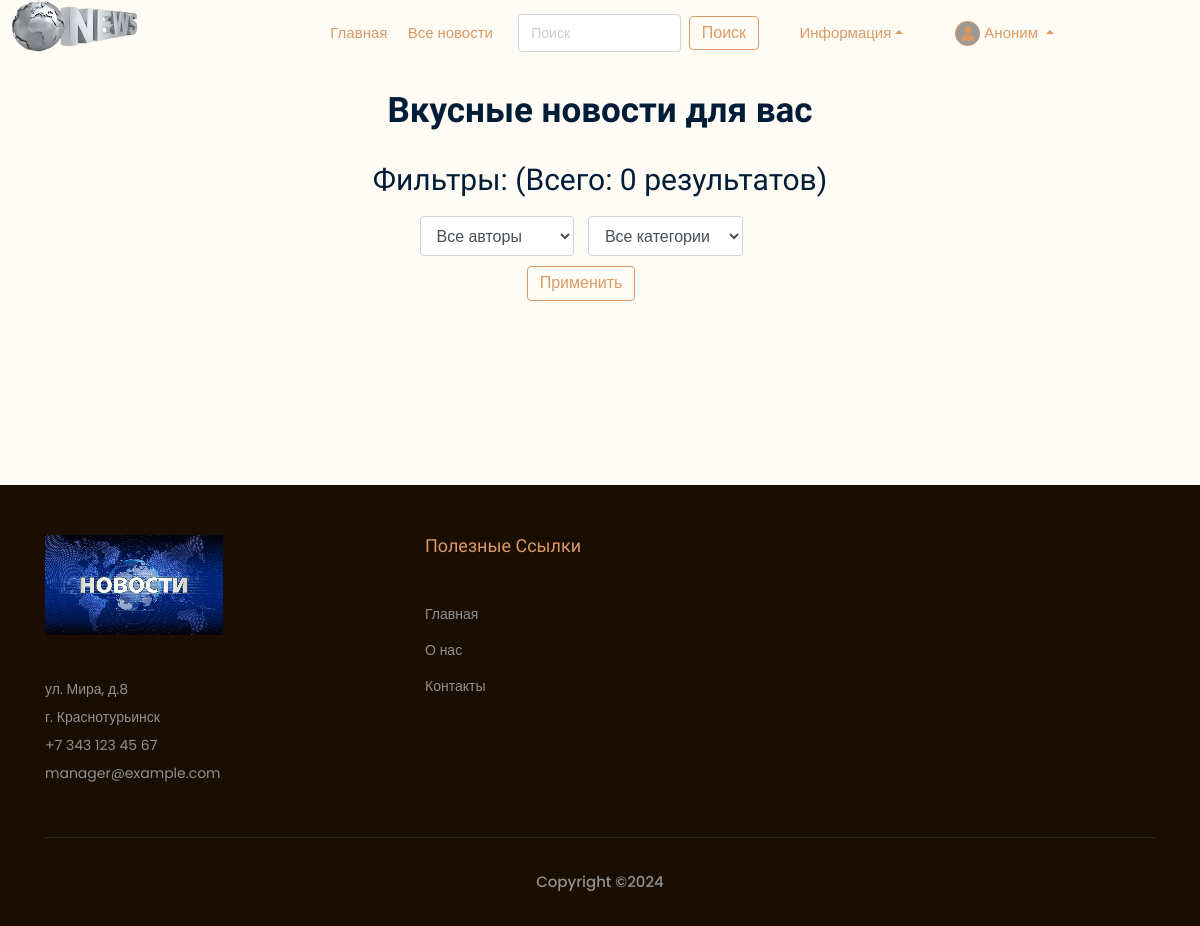
Before: /news/?page=2 with the older database file.
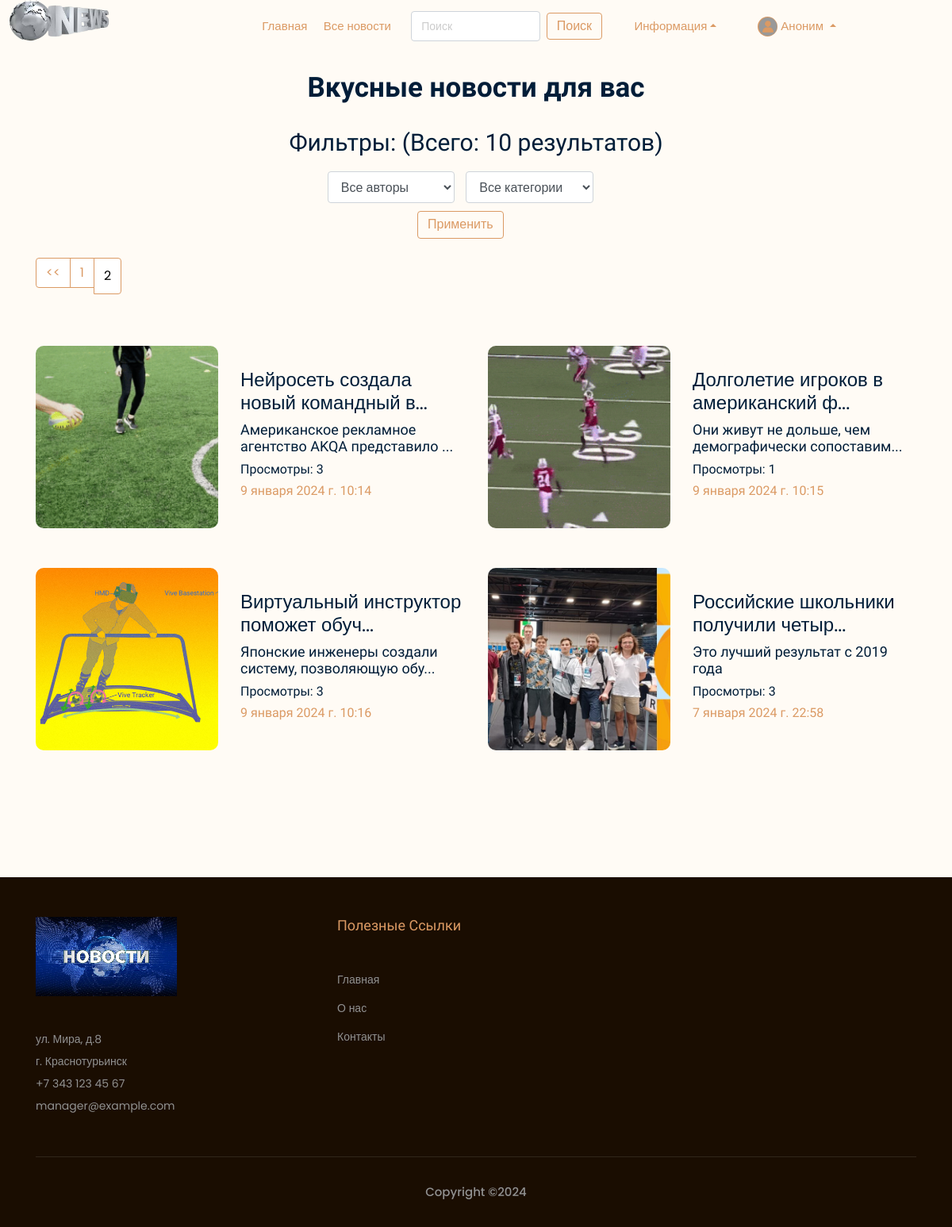
After: the same page with the newer database file.
### news/models.py (models this page shows, shortened)
class Article(models.Model):
    categories = [('IT', 'IT'),
                  ('SPORT', 'Sport'),
                  ('AI', 'AI')]
    author = models.ForeignKey(User, on_delete=models.SET_NULL, null=True, verbose_name='Автор')    # Если пользователь удалится, то данное поле будет NULL
    title = models.CharField('Название', max_length=100, validators=[MinLengthValidator(10), MaxLengthValidator(100)])
    anouncement = models.TextField('Аннотация', max_length=250, validators=[MinLengthValidator(10), MaxLengthValidator(250)])
    text = models.TextField('Текст новости', validators=[MinLengthValidator(30), MaxLengthValidator(10000)])
    date = models.DateTimeField('Дата публикации', auto_created=True)
    date_edit = models.DateTimeField('Дата редактирования', auto_now=True)
    category = models.CharField(choices=categories, max_length=20, verbose_name='Категории')
    tags = models.ManyToManyField(to=Tag, blank=True, verbose_name='Тэги')    # blank - разрешаем полю быть пустым
    slug = models.SlugField()
    objects = models.Manager()
    published = PublishedToday()
    status = models.BooleanField(default=False, verbose_name='Опубликовано')    # Автор добавляет новость и по-умолчанию она не публикуется. Модетатор должен подтвердить публикацию - True
    def get_absolute_url(self):
        return f'/news/show/{self.id}'
    def get_views(self):
        return self.views.count()
    class Meta:
        ordering = ['date', 'title']    # Порядок сортировки
        verbose_name = 'Новость'
        verbose_name_plural = 'Новости'

class Image(models.Model):
    def folder_path(instance, filename):
        return f"article_images/article_{instance.article.pk}/{filename}"
    article = models.ForeignKey(Article, on_delete=models.CASCADE, verbose_name='Новость')
    title = models.CharField(max_length=50, blank=True, verbose_name='Название')
    image = models.ImageField(upload_to=folder_path)     # лучше добавить поле default !!!  # default='default_article_img.png',
    objects = models.Manager()
    class Meta:
        verbose_name = 'Изображение'
        verbose_name_plural = 'Изображения'

### news/views.py (the view)
# urls.py: path('', views.news_index, name='news_index'),
def news_index(request):
    categories = Article.categories #создали перечень категорий
    author_list = User.objects.filter(article__isnull=False).filter(article__status=True).distinct() #создали перечень авторов
    selected_author = request.session.get('author_filter')
    selected_category = request.session.get('category_filter')
    selected_author = 0 if selected_author == None else selected_author
    selected_category = 0 if selected_category == None else selected_category
    if request.method == "POST":
        search_input = request.session.get('search_input')
        if search_input != None:  # если не пустое - находим нужные новости
            del request.session['search_input']  # чистим сессию, чтобы этот фильтр не "заело"
        selected_author = int(request.POST.get('author_filter'))
        selected_category = int(request.POST.get('category_filter'))
        request.session['author_filter'] = selected_author
        request.session['category_filter'] = selected_category
        return redirect('news_index')
    else: # Если метод запроса "GET", то:    # страница открывется впервые;    # нас переадресовала сюда функция поиска;    # листаем фильтрованные страницы (Paginator)
        search_input = request.session.get('search_input')  # вытаскиваем из сессии значение поиска
        if search_input != None:  # если не пустое - находим нужные новости
            articles = Article.objects.filter(title__icontains=search_input)
            selected_author = 0
            selected_category = 0
        else:   # если это не поисковый запрос, а переход по пагинатору или первое открытие
            articles = Article.objects.all()
            if selected_author != 0:  # если не пустое - находим нужные ноновсти
                articles = articles.filter(author=selected_author)
            if selected_category != 0:  # фильтруем найденные по авторам результаты по категориям
                articles = articles.filter(category__icontains=categories[selected_category - 1][0])
    articles = articles.filter(status='True').order_by('-date')
    total = len(articles)
    p = Paginator(articles, 6)
    page_number = request.GET.get('page')
    page_obj = p.get_page(page_number)
    context = {'articles': page_obj, 'author_list': author_list, 'selected_author': selected_author,
               'categories': categories, 'selected_category': selected_category, 'total': total}
    return render(request, 'news/index.html', context)

### news/templates/news/index.html (shortened to what this page needs)
{% extends 'main/base_template.html' %}
{% load static %}
{% load bootstrap5 %}
{% block content %}
<div class="Delicious_area">
    <div class="container">
        <div class="row">
            <div class="col-xl-12">
                <div class="section_title text-center mb-30">
                    <h3>Вкусные новости для вас</h3>
                </div>
            </div>
        </div>
        <div class="row">
            <div class="col-xl-12">
                <div class="section_title text-center mb-50">
                    <label><h2> Фильтры: (Всего: {{ total }} результатов) </h2>
                        <form method="post">
                            <div class="form-group col-11">
                                <select class="form-select" name="author_filter" style="width:40%">
                                    <option value="0">Все авторы</option>
                                </select>
                                <select class="form-select" name="category_filter" style="width:40%">
                                    <option value="0">Все категории</option>
                                </select>
                                <button class="buttn2 boxed-button2 my-2 my-sm-0" type="submit">Применить</button>
                            </div>
                        </form>
                    </label>
                {% if total > 6 %}
                    <div class="container mx-auto">
                        <div class="row ">
                            <nav aria-label="Page navigation example">
                                <ul class="pagination1">
                                    {% if articles.has_previous %}
                                        <li class="page-item1"><a class="page-link1" href="?page={{ articles.previous_page_number }}"> << </a></li>
                                    {% endif %}
                                    {% for p in articles.paginator.page_range %}
                                        {% if articles.number == p %}
                                            <li class="page-item1"><p class="page-link1" style="color:black;"> {{ p }}</p></li>
                                        {% else %}
                                            <li class="page-item1"><a class="page-link1" href="?page={{ p }}"> {{ p }}</a></li>
                                        {% endif %}
                                    {% endfor %}
                                </ul>
                            </nav>
                        </div>
                    </div>
                {% endif %}
                </div>
            </div>
        </div>
    </div>
    <div class="container">
        {% include 'news/news_random_main.html' with articles=articles %}
    </div>
</div>
{% endblock %}

### news/templates/news/news_random_main.html (shortened to what this page needs)
<div class="row">
    {% for article in articles %}
        <div class="col-xl-6 col-md-6 col-lg-6">
            <a href="{{ article.get_absolute_url }}">
            <div class="single_delicious d-flex align-items-center">
                <div class="thumb">
                    {% if article.image_set.all %}
                        <img class="d-block" src="{{ article.image_set.all.0.image.url }}" alt="{{ article.title }}">
                    {% else %}
                        <img class="d-block" src="/media/default_article_img.png" alt="{{ article.title }}">
                    {% endif %}
                </div>
                <div class="info">
                    {% if article.title|length > 35 %}
                        <h3>{{ article.title|slice:":35" }}...</h3>
                    {% else %}
                        <h3>{{ article.title }}</h3>
                    {% endif %}
                    {% if article.anouncement|length > 50 %}
                        <h4>{{ article.anouncement|slice:":50" }}...</h4>
                    {% else %}
                        <h4>{{ article.anouncement }}</h4>
                    {% endif %}
                    <h5>Просмотры: {{ article.get_views }}</h5>
                    <h5><span>{{ article.date_edit }}</span></h5>
                </div>
            </div>
        </div>
    {% endfor %}
</div>

Changed rows visible on the page:
added Article: image_set.all.0.image (picture), title "Нейросеть создала новый командный в", anouncement "Американское рекламное агентство AKQA представило", get_views "3", date_edit "9 января 2024 г. 10:14"
added Article: image_set.all.0.image (picture), title "Долголетие игроков в американский ф", anouncement "Они живут не дольше, чем демографически сопоставим", get_views "1", date_edit "9 января 2024 г. 10:15"
added Article: image_set.all.0.image (picture), title "Виртуальный инструктор поможет обуч", anouncement "Японские инженеры создали систему, позволяющую обу", get_views "3", date_edit "9 января 2024 г. 10:16"
now on this page (row edited): Article: image_set.all.0.image (picture), title "Российские школьники получили четыр", anouncement "Это лучший результат с 2019 года", get_views "3", date_edit "7 января 2024 г. 22:58"
Other visible differences:
{{ total }}: "0" → "10"
new list line: "1"
new list line: "2"
